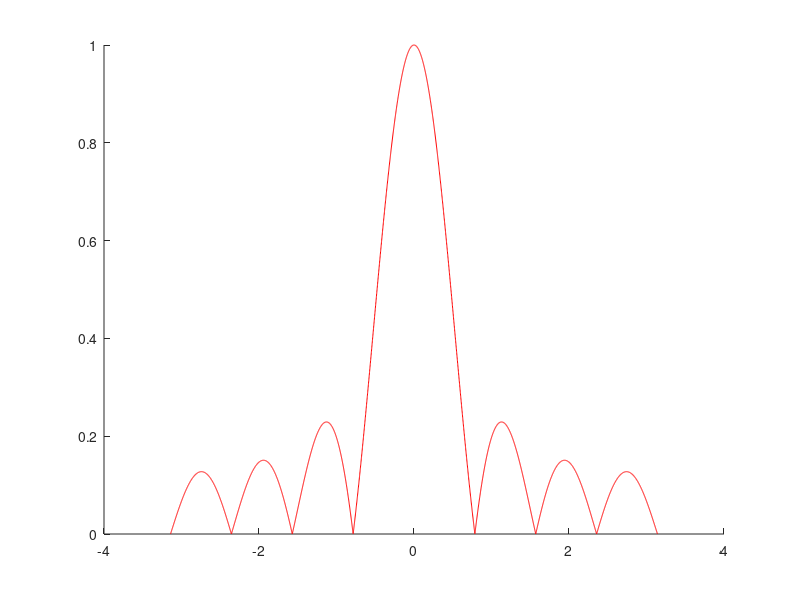

The MATLAB script that drew this image: (Note: this script raises an error after producing the figure.)
N=8;
N1 = 16;
w = linspace(-pi, pi, 4000);
H = sin(N * w / 2)./(N * sin(w / 2));
H1 = sin(N1 * w / 2)./(N1 * sin(w / 2));
H(abs(w/2) < 1e-12) = 1;
H1(abs(w/2) < 1e-12) = 1;

figure(1)
plot(w, abs(H), 'r', LineWidth=2, DisplayName='N=8');
hold on
plot(w, abs(H1), 'g', LineWidth=2, DisplayName='N=16');
xlim([-pi pi])
xticks([-pi -pi/2 -pi/4 -pi/20 0 pi/20 pi/4 pi/2 pi])
xticklabels({'-\pi', '-\pi/2', '-\pi/4', '-\pi/20', '0', '\pi/20', '\pi/4', '\pi/2', '\pi'})
xlabel('\omega (rad/sample)');
ylabel('|H(e^{j \omega})|');

fontsize(gca, 14, "points")
legend;